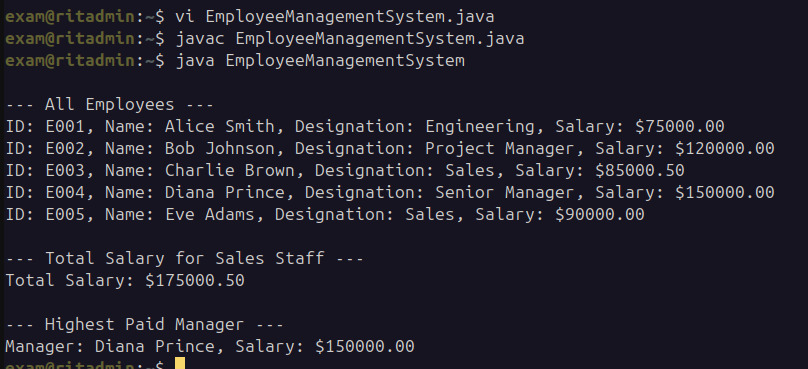
#> input picture assets/cover_image.png, 808 x 369 px
$ python research_benchmark.py
#> lines starting #> are read from the running program, lines starting #| are printed output that depends on the picture; after the words box and inside, x2 and y2 are one past the last pixel; in counts of white or black regions, pixels touching at a corner belong together
### core/steganography_dct.py
import cv2
import numpy as np

class DCTSteganography:
    def __init__(self):
        self.block_size = 8
        self.delimiter = "$$$"
        self.Q = 25  # Standard Quality for Images
        self.threshold = 80

    def to_binary(self, data):
        if isinstance(data, str):
            return ''.join([format(ord(i), "08b") for i in data])
        elif isinstance(data, bytes):
            return ''.join([format(i, "08b") for i in data])
        return ""

    def get_adaptive_map(self, img):
        """Generates the 'Map' of busy blocks (AI Brain)."""
        gray = cv2.cvtColor(img, cv2.COLOR_BGR2GRAY)
        gray_stable = gray & 0xF0
        blurred = cv2.GaussianBlur(gray_stable, (5, 5), 0)
        edges = cv2.Canny(blurred, 50, 150)
        kernel = np.ones((5,5), np.uint8)
        texture_map = cv2.dilate(edges, kernel, iterations=2)
        return texture_map

    def dct_embed(self, image_path, message, output_path, use_adaptive=True):
        """
        Embeds message.
        - If use_adaptive=True (Images): Uses AI Texture Analyzer.
        - If use_adaptive=False (Video): Skips AI, uses sequential embedding.
        """
        img = cv2.imread(image_path)
        if img is None: raise ValueError("Image not found")

        h, w, _ = img.shape
        h = h - (h % 8)
        w = w - (w % 8)
        img = img[:h, :w]

        # --- MODE CHECK ---
        if use_adaptive:
            # IMAGE MODE: Calculate Map
            texture_map = self.get_adaptive_map(img)

        (B, G, R) = cv2.split(img)
        B_float = np.float32(B)

        message += self.delimiter
        binary_msg = self.to_binary(message)
        msg_len = len(binary_msg)
        msg_index = 0

        # Log which brain we are using
        mode_str = "Adaptive AI" if use_adaptive else "Sequential"
        print(f"[*] DCT Encoding Mode: {mode_str} (Q={self.Q})")

        for r in range(0, h, 8):
            for c in range(0, w, 8):
                if msg_index >= msg_len: break

                # --- AI CHECK ---
                if use_adaptive:
                    # Only check the map if we are in Image Mode
                    map_block = texture_map[r:r+8, c:c+8]
                    if np.mean(map_block) < self.threshold:
                        continue # Skip smooth blocks

                # Standard Embedding Logic...
                block = B_float[r:r+8, c:c+8]
                dct_block = cv2.dct(block)

                coeff = dct_block[4, 4]
                bit = int(binary_msg[msg_index])

                if bit == 0:
                    new_coeff = round(coeff / self.Q) * self.Q
                else:
                    new_coeff = (round((coeff - (self.Q / 2)) / self.Q) * self.Q) + (self.Q / 2)

                dct_block[4, 4] = float(new_coeff)
                idct_block = cv2.idct(dct_block)
                B_float[r:r+8, c:c+8] = idct_block

                msg_index += 1
            if msg_index >= msg_len: break

        B_out = np.uint8(np.clip(B_float, 0, 255))
        merged = cv2.merge((B_out, G, R))
        cv2.imwrite(output_path, merged)

    # [53 lines left out: function dct_extract, not called in this run]

### core/metrics.py
import cv2
import numpy as np
import math

class StegoMetrics:
    @staticmethod
    def calculate_psnr(original_path, stego_path):
        """Calculates Peak Signal-to-Noise Ratio (PSNR). Higher is better."""
        img1 = cv2.imread(original_path)
        img2 = cv2.imread(stego_path)

        if img1 is None or img2 is None:
            return 0

        # Align dimensions if needed (DWT/DCT sometimes crops)
        h_min = min(img1.shape[0], img2.shape[0])
        w_min = min(img1.shape[1], img2.shape[1])
        img1 = img1[:h_min, :w_min]
        img2 = img2[:h_min, :w_min]

        mse = np.mean((img1 - img2) ** 2)
        if mse == 0:
            return 100  # Identical

        max_pixel = 255.0
        psnr = 20 * math.log10(max_pixel / math.sqrt(mse))
        return psnr

    # [84 lines left out: functions calculate_ssim, calculate_ber, calculate_payload, not called in this run]

### core/steganalysis.py
import cv2
import numpy as np
from scipy.stats import chi2

class SteganalysisScanner:
    @staticmethod
    def perform_chi_square_test(image_path):
        """
        Analyzes pixel histograms to detect LSB Steganography.
        Returns: Probability (0.0 - 1.0) that the image has hidden data.
        """
        img = cv2.imread(image_path)
        if img is None: raise ValueError("Image not found")

        # We analyze the Blue channel (most common for hiding)
        # Flatten to 1D array
        pixels = img[:, :, 0].flatten()

        # Count frequencies of each pixel value (0-255)
        counts = np.bincount(pixels, minlength=256)

        chi_sq_sum = 0
        k = 0 # degrees of freedom

        # Analyze pairs (0,1), (2,3), ... (254,255)
        for i in range(0, 256, 2):
            count_even = counts[i]
            count_odd = counts[i+1]

            # Expected count if random (average of the pair)
            expected = (count_even + count_odd) / 2.0

            if expected > 0:
                # Chi-Square Formula: sum( (observed - expected)^2 / expected )
                chi_sq_sum += ((count_even - expected) ** 2) / expected
                k += 1

        # Calculate p-value (Probability)
        # Low p-value (< 0.05) usually means "Natural Image"
        # High p-value (> 0.95) usually means "Hidden Data Detected"
        # We invert this for easier understanding:
        # "Probability of Steganography"

        p_value = chi2.cdf(chi_sq_sum, k - 1)
        prob_stego = 1.0 - p_value

        # Note: This specific statistical test targets LSB embedding.
        # Since we use DCT, we EXPECT this to be low (proving our robustness).

        return prob_stego

### research_benchmark.py
import cv2
import numpy as np
import difflib  # To calculate text similarity (Recovery %)
from core.steganography_dct import DCTSteganography
from core.metrics import StegoMetrics
from core.steganalysis import SteganalysisScanner
from core.attacks import AttackSimulator

def calculate_recovery_rate(original_msg, recovered_msg):
    """Calculates how much of the message survived the attack (0-100%)."""
    if not recovered_msg or "No hidden message" in recovered_msg:
        return 0.0
    matcher = difflib.SequenceMatcher(None, original_msg, recovered_msg)
    return matcher.ratio() * 100

def generate_diff_map(original_path, stego_path, save_path):
    """Creates a high-contrast visual proof of WHERE data is hidden."""
    img1 = cv2.imread(original_path).astype(float)
    img2 = cv2.imread(stego_path).astype(float)

    # Handle Dimension Mismatch (Crop to smaller size)
    h_min = min(img1.shape[0], img2.shape[0])
    w_min = min(img1.shape[1], img2.shape[1])
    img1 = img1[:h_min, :w_min]
    img2 = img2[:h_min, :w_min]

    # Calculate Difference & Amplify
    diff = np.abs(img1 - img2)
    diff_amplified = diff * 50.0  # Amplify x50 to make it visible

    # Clip and convert to uint8 (Fixes the warning)
    diff_final = np.clip(diff_amplified, 0, 255).astype(np.uint8)
    cv2.imwrite(save_path, diff_final)

def run_comparative_study(cover_image_path, secret_message):
    print(f"--- Starting Full Research Benchmark on {cover_image_path} ---")
    stego = DCTSteganography()

    # File Paths
    seq_output = "research_sequential.png"
    adapt_output = "research_adaptive.png"

    # --- PHASE 1: EMBEDDING ---
    print("\n[1/5] Embedding Data...")
    print("   > Legacy Sequential Mode...")
    stego.dct_embed(cover_image_path, secret_message, seq_output, use_adaptive=False)
#> in dct_embed, img is the input picture: shape (369, 808, 3); mean B, G, R 41.9, 30.4, 32.4
#> in dct_embed, `(B, G, R) = cv2.split(img)`:
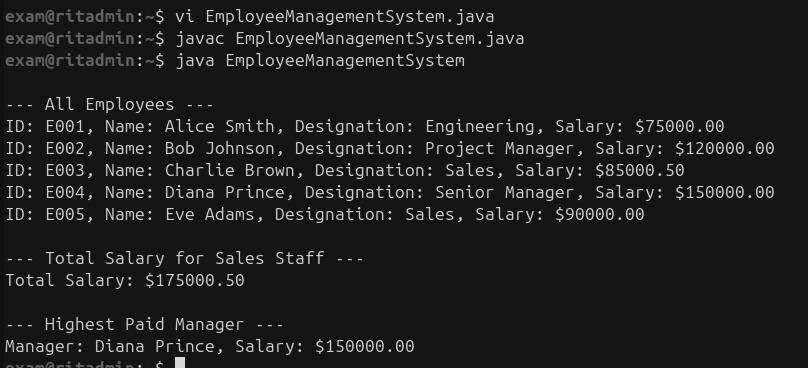
#> G: shape (368, 808); min 2, max 222, mean 30.4
#> after the loop in dct_embed, `for r in range(0, h, 8):`: msg_index = 4646

    print("   > Proposed Adaptive Mode...")
    stego.dct_embed(cover_image_path, secret_message, adapt_output, use_adaptive=True)
#> in get_adaptive_map, `edges = cv2.Canny(blurred, 50, 150)`:
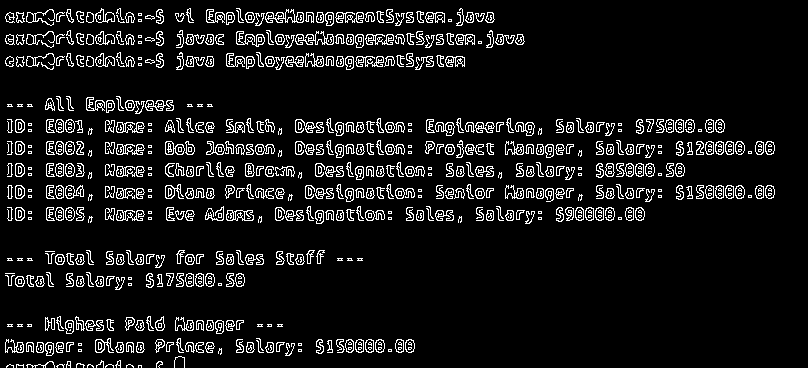
#> edges: shape (368, 808); 8.8% white in thin lines or dots
#> in get_adaptive_map, `texture_map = cv2.dilate(edges, kernel, iterations=2)`:
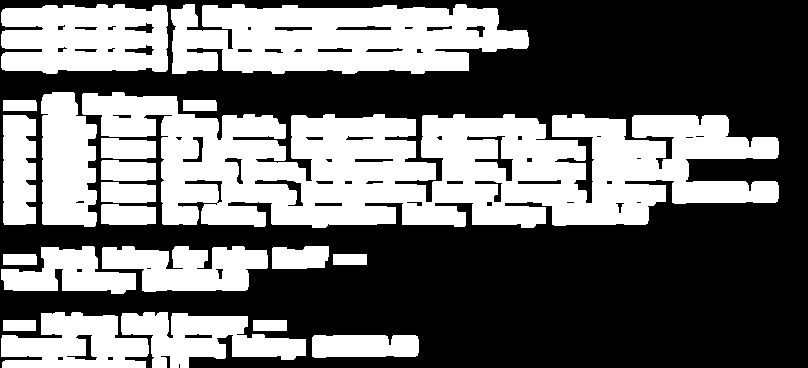
#> texture_map: shape (368, 808); 42.9% white; 21 white regions, largest, box (x1, y1, x2, y2) and area: (82, 92, 779, 228) 57473, (171, 4, 529, 74) 19499, (1, 4, 168, 74) 9940

    # --- PHASE 2: VISUAL & STATISTICAL METRICS ---
    print("\n[2/5] Calculating Quality & Security Metrics...")
    psnr_seq = StegoMetrics.calculate_psnr(cover_image_path, seq_output)
#> in calculate_psnr, `mse = np.mean((img1 - img2) ** 2)`: mse = 0.399
#> in calculate_psnr, `psnr = 20 * math.log10(max_pixel / math.sqrt(mse))`: psnr = 52.12
#> psnr_seq = 52.12
    psnr_adapt = StegoMetrics.calculate_psnr(cover_image_path, adapt_output)
#> psnr_adapt = 55.08

    detect_seq = SteganalysisScanner.perform_chi_square_test(seq_output)
#> in perform_chi_square_test, `counts = np.bincount(pixels, minlength=256)`: counts = 256 values, max 107001 at index 33, min 0 at index 2, mean 1161.5
#> the loop in perform_chi_square_test, `for i in range(0, 256, 2):` made 128 passes
#> (count_even, count_odd, expected, chi_sq_sum) on passes 1 to 12: (6, 2, 4, 1), (0, 8, 4, 5), (3, 11, 7, 7.29), (15, 36, 25.5, 11.61), (33, 64, 48.5, 16.56), (76, 136, 106, 25.05), (150, 256, 203, 38.89), (402, 280, 341, 49.8), (613, 578, 595.5, 50.32), (757, 841, 799, 52.52), (871, 1088, 979.5, 64.54), (1298, 1616, 1457, 81.89)
#> after the loop in perform_chi_square_test, `for i in range(0, 256, 2):`: chi_sq_sum = 83113.8; k = 118
#> in perform_chi_square_test, `p_value = chi2.cdf(chi_sq_sum, k - 1)`: p_value = 1
#> in perform_chi_square_test, `prob_stego = 1.0 - p_value`: prob_stego = 0
#> detect_seq = 0
    detect_adapt = SteganalysisScanner.perform_chi_square_test(adapt_output)
#> the loop in perform_chi_square_test (call 2), `for i in range(0, 256, 2):` made 128 passes
#> (count_even, count_odd, expected, chi_sq_sum) on passes 1 to 12: (5, 5, 5, 0), (0, 5, 2.5, 2.5), (2, 15, 8.5, 7.47), (18, 25, 21.5, 8.04), (41, 65, 53, 10.76), (75, 133, 104, 18.84), (154, 225, 189.5, 25.49), (293, 406, 349.5, 34.63), (607, 504, 555.5, 39.4), (886, 756, 821, 44.55), (870, 1096, 983, 57.54), (1333, 1620, 1476.5, 71.49)
#> (count_even, count_odd, expected) on pass 70: (68, 89, 78.5)

    # --- PHASE 3: GENERATE VISUAL PROOF ---
    print("\n[3/5] Generating Difference Maps (Check folder!)...")
    generate_diff_map(cover_image_path, seq_output, "diff_sequential.png")
#> in generate_diff_map, `diff = np.abs(img1 - img2)`:
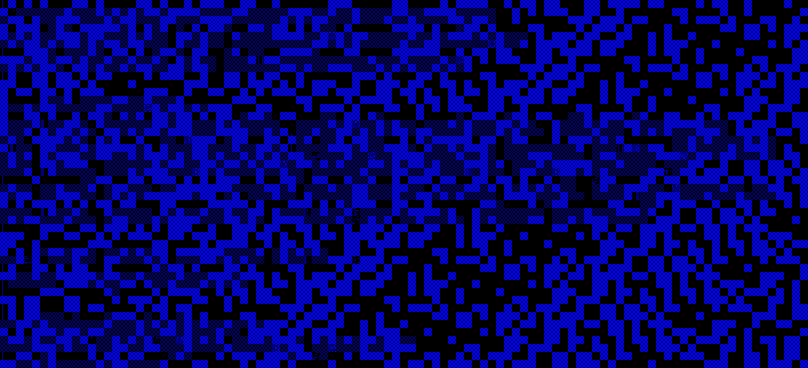
#> diff: shape (368, 808, 3) float64; mean B, G, R 0.762, 0, 0; drawn with min black and max white
#> in generate_diff_map, `diff_amplified = diff * 50.0`:
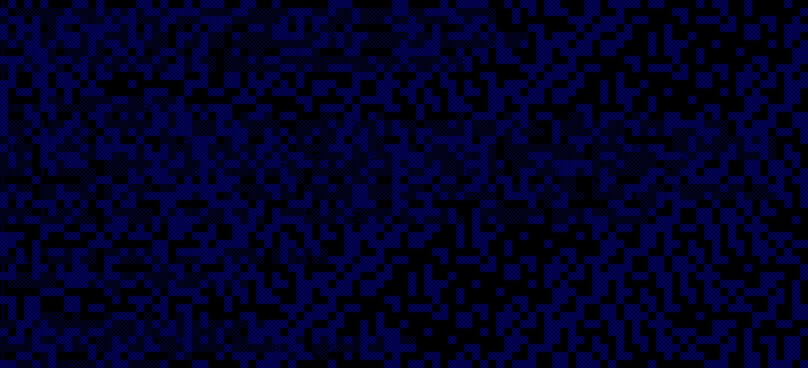
#> diff_amplified: shape (368, 808, 3) float64; mean B, G, R 38.1, 0, 0
    generate_diff_map(cover_image_path, adapt_output, "diff_adaptive.png")
#> call 2 of generate_diff_map, with original_path = 'assets/cover_image.png', stego_path = 'research_adaptive.png', save_path = 'diff_adaptive.png'
#> in generate_diff_map (call 2), `diff = np.abs(img1 - img2)`:
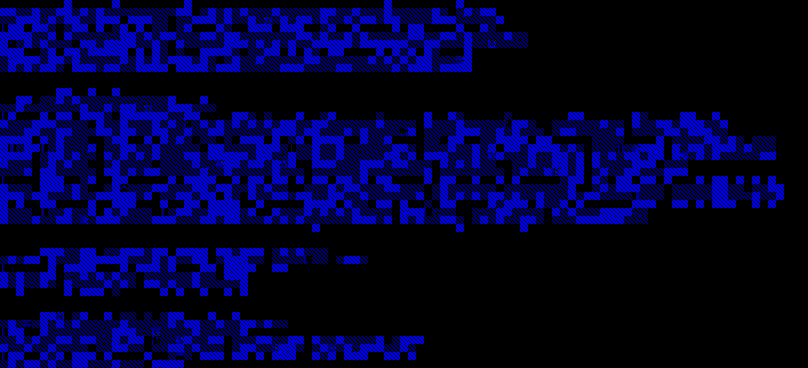
#> diff: shape (368, 808, 3) float64; mean B, G, R 0.406, 0, 0; drawn with min black and max white
#> in generate_diff_map (call 2), `diff_amplified = diff * 50.0`:
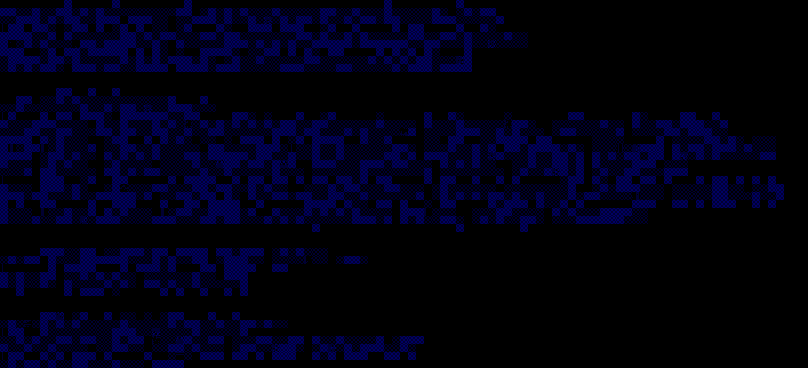
#> diff_amplified: shape (368, 808, 3) float64; mean B, G, R 20.3, 0, 0

    # --- PHASE 4: ROBUSTNESS ATTACK SIMULATION ---
    print("\n[4/5] Simulating Cyber Attacks (JPEG Compression)...")

    # Attack 1: Sequential File (Noise instead of Compression)
#> (the run stopped early here; a loop or call above may not have finished)
